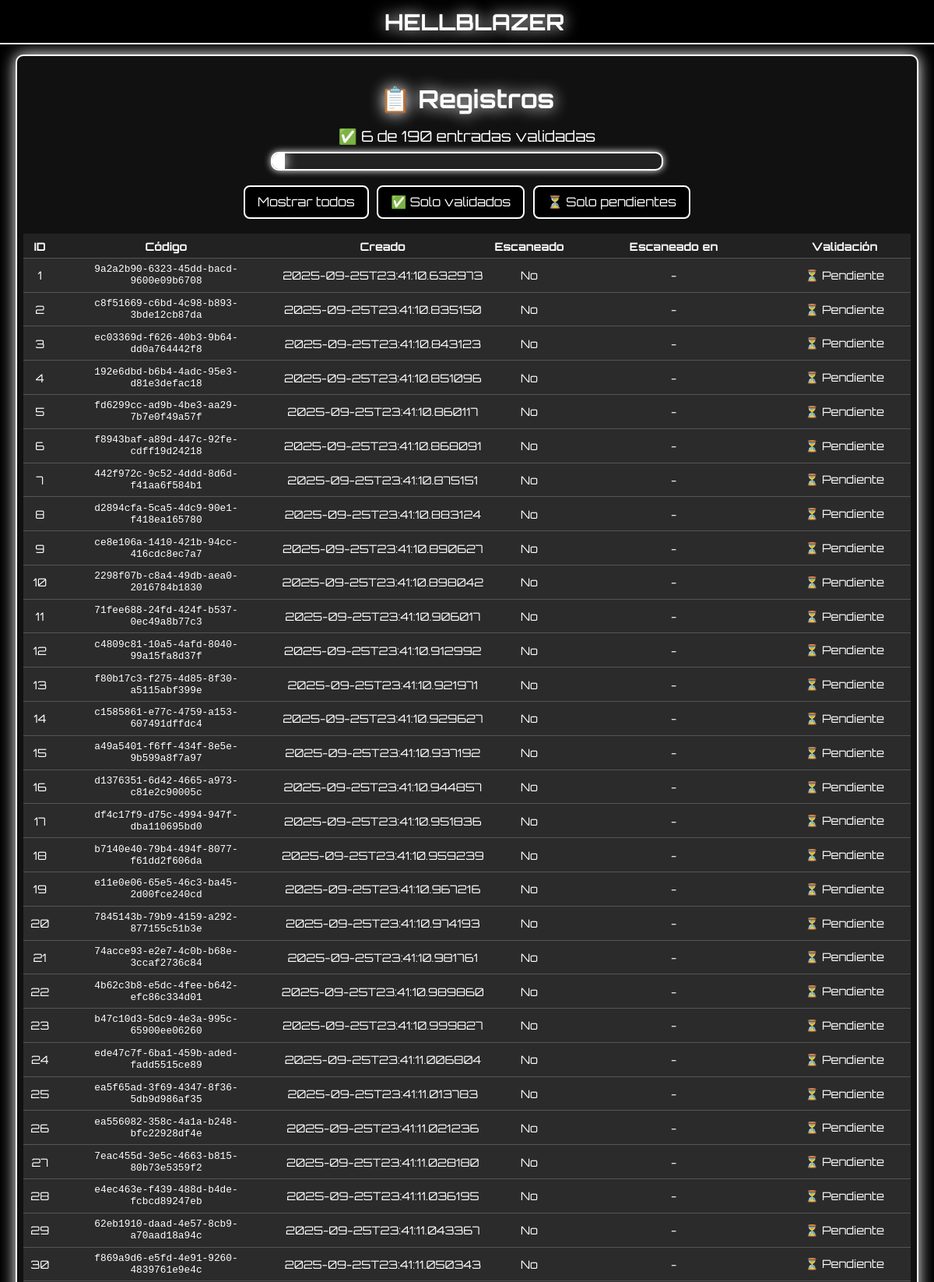
Page /list (upper part) on the committed database.
### tables this page shows
CREATE TABLE tickets (
    id INTEGER PRIMARY KEY AUTOINCREMENT,
    code TEXT UNIQUE,
    created_at TEXT,
    scanned INTEGER DEFAULT 0,
    scanned_at TEXT
);

### app.py (the view)
@app.route("/list")
def list_tickets():
    conn = get_db_connection()
    tickets = conn.execute("SELECT * FROM tickets").fetchall()
    conn.close()
    return render_template("list.html", tickets=tickets)

### app.py (called while the page is built)
def get_db_connection():
    conn = sqlite3.connect(DB_PATH)
    conn.row_factory = sqlite3.Row
    return conn

### templates/list.html (shortened to what this page needs)
<!DOCTYPE html>
<html lang="es">
<head>
</head>
<body>
  <header><h1>HELLBLAZER</h1></header>
  <div class="wrap">
    <h2>📋 Registros</h2>
    <div class="stats">
      <div class="counter">
        ✅ <span id="scanned-count">0</span> de <span id="total-count">0</span> entradas validadas
      </div>
      <div class="progress-bar">
        <div class="progress-fill" id="progress-fill"></div>
      </div>
    </div>
    <div class="filters">
      <button onclick="filterRows('all')">Mostrar todos</button>
      <button onclick="filterRows('scanned')">✅ Solo validados</button>
      <button onclick="filterRows('not')">⏳ Solo pendientes</button>
    </div>
    <table id="tickets-table">
      <thead>
        <tr>
          <th>ID</th>
          <th>Código</th>
          <th>Creado</th>
          <th>Escaneado</th>
          <th>Escaneado en</th>
          <th>Validación</th>
        </tr>
      </thead>
      <tbody>
        {% for t in tickets %}
        <tr class="{{ 'scanned' if t.scanned else 'not' }}">
          <td>{{ t.id }}</td>
          <td class="mono">{{ t.code }}</td>
          <td>{{ t.created_at }}</td>
          <td>{{ 'Sí' if t.scanned else 'No' }}</td>
          <td>{{ t.scanned_at or '-' }}</td>
          <td>{% if t.scanned %}✅ Entrada validada{% else %}⏳ Pendiente{% endif %}</td>
        </tr>
        {% endfor %}
      </tbody>
    </table>
  </div>
</body>
</html>

### templates/list.html (style rules this page uses)
body { margin:0; min-height:100vh; font-family:'Orbitron',sans-serif; color:#fff; background:#000; padding:1rem; padding-top:70px; padding-bottom:60px; }
header,footer { width:100%; position:fixed; left:0; z-index:1000; }
header { top:0; background:#000; border-bottom:2px solid #fff; text-align:center; padding:0.6rem; }
header h1 { margin:0;font-size:1.8rem;text-shadow:0 0 20px #fff; }
h2 { font-size:2rem;text-align:center;margin-bottom:1rem;text-shadow:0 0 20px #fff; }
.wrap { width:100%;max-width:95vw;margin:auto;background:#111;border:2px solid #fff;border-radius:10px;padding:.5rem;box-shadow:0 0 20px #fff;overflow-x:auto; }
table { width:100%;border-collapse:collapse;font-size:.9rem;color:#fff; }
th,td { padding:.4rem;border-bottom:1px solid #ffffff33;text-align:center; }
th { background:#222;position:sticky;top:0; }
tr.not { background:rgba(50,50,50,.8); }
.mono { font-family:monospace;font-size:.8rem; }
.stats { text-align:center; margin:1rem auto; }
.counter { font-size:1.2rem; margin-bottom:0.5rem; }
.progress-bar { width:90%; max-width:500px; height:20px; margin:0 auto; border:2px solid #fff; border-radius:10px; overflow:hidden; box-shadow:0 0 10px #fff; background:#222; }
.progress-fill { height:100%; width:0%; background:#fff; box-shadow:0 0 15px #fff; transition:width 0.5s ease; }
.filters { text-align:center; margin:1rem auto; }
.filters button { margin:0.2rem; padding:0.6rem 1rem; font-family:'Orbitron',sans-serif; font-size:1rem; border:2px solid #fff; border-radius:8px; background:#000; color:#fff; cursor:pointer; transition:all 0.3s ease; }

### rows in the picture
tickets: id "1", code "9a2a2b90-6323-45dd-bacd-9600e09b6708", created_at "2025-09-25T23:41:10.632973", scanned "No", scanned_at "-", shows "⏳ Pendiente"
tickets: id "2", code "c8f51669-c6bd-4c98-b893-3bde12cb87da", created_at "2025-09-25T23:41:10.835150", scanned "No", scanned_at "-", shows "⏳ Pendiente"
tickets: id "3", code "ec03369d-f626-40b3-9b64-dd0a764442f8", created_at "2025-09-25T23:41:10.843123", scanned "No", scanned_at "-", shows "⏳ Pendiente"
tickets: id "4", code "192e6dbd-b6b4-4adc-95e3-d81e3defac18", created_at "2025-09-25T23:41:10.851096", scanned "No", scanned_at "-", shows "⏳ Pendiente"
tickets: id "5", code "fd6299cc-ad9b-4be3-aa29-7b7e0f49a57f", created_at "2025-09-25T23:41:10.860117", scanned "No", scanned_at "-", shows "⏳ Pendiente"
tickets: id "6", code "f8943baf-a89d-447c-92fe-cdff19d24218", created_at "2025-09-25T23:41:10.868091", scanned "No", scanned_at "-", shows "⏳ Pendiente"
tickets: id "7", code "442f972c-9c52-4ddd-8d6d-f41aa6f584b1", created_at "2025-09-25T23:41:10.875151", scanned "No", scanned_at "-", shows "⏳ Pendiente"
tickets: id "8", code "d2894cfa-5ca5-4dc9-90e1-f418ea165780", created_at "2025-09-25T23:41:10.883124", scanned "No", scanned_at "-", shows "⏳ Pendiente"
tickets: id "9", code "ce8e106a-1410-421b-94cc-416cdc8ec7a7", created_at "2025-09-25T23:41:10.890627", scanned "No", scanned_at "-", shows "⏳ Pendiente"
tickets: id "10", code "2298f07b-c8a4-49db-aea0-2016784b1830", created_at "2025-09-25T23:41:10.898042", scanned "No", scanned_at "-", shows "⏳ Pendiente"
tickets: id "11", code "71fee688-24fd-424f-b537-0ec49a8b77c3", created_at "2025-09-25T23:41:10.906017", scanned "No", scanned_at "-", shows "⏳ Pendiente"
tickets: id "12", code "c4809c81-10a5-4afd-8040-99a15fa8d37f", created_at "2025-09-25T23:41:10.912992", scanned "No", scanned_at "-", shows "⏳ Pendiente"
tickets: id "13", code "f80b17c3-f275-4d85-8f30-a5115abf399e", created_at "2025-09-25T23:41:10.921971", scanned "No", scanned_at "-", shows "⏳ Pendiente"
tickets: id "14", code "c1585861-e77c-4759-a153-607491dffdc4", created_at "2025-09-25T23:41:10.929627", scanned "No", scanned_at "-", shows "⏳ Pendiente"
tickets: id "15", code "a49a5401-f6ff-434f-8e5e-9b599a8f7a97", created_at "2025-09-25T23:41:10.937192", scanned "No", scanned_at "-", shows "⏳ Pendiente"
tickets: id "16", code "d1376351-6d42-4665-a973-c81e2c90005c", created_at "2025-09-25T23:41:10.944857", scanned "No", scanned_at "-", shows "⏳ Pendiente"
tickets: id "17", code "df4c17f9-d75c-4994-947f-dba110695bd0", created_at "2025-09-25T23:41:10.951836", scanned "No", scanned_at "-", shows "⏳ Pendiente"
tickets: id "18", code "b7140e40-79b4-494f-8077-f61dd2f606da", created_at "2025-09-25T23:41:10.959239", scanned "No", scanned_at "-", shows "⏳ Pendiente"
tickets: id "19", code "e11e0e06-65e5-46c3-ba45-2d00fce240cd", created_at "2025-09-25T23:41:10.967216", scanned "No", scanned_at "-", shows "⏳ Pendiente"
tickets: id "20", code "7845143b-79b9-4159-a292-877155c51b3e", created_at "2025-09-25T23:41:10.974193", scanned "No", scanned_at "-", shows "⏳ Pendiente"
tickets: id "21", code "74acce93-e2e7-4c0b-b68e-3ccaf2736c84", created_at "2025-09-25T23:41:10.981761", scanned "No", scanned_at "-", shows "⏳ Pendiente"
tickets: id "22", code "4b62c3b8-e5dc-4fee-b642-efc86c334d01", created_at "2025-09-25T23:41:10.989860", scanned "No", scanned_at "-", shows "⏳ Pendiente"
tickets: id "23", code "b47c10d3-5dc9-4e3a-995c-65900ee06260", created_at "2025-09-25T23:41:10.999827", scanned "No", scanned_at "-", shows "⏳ Pendiente"
tickets: id "24", code "ede47c7f-6ba1-459b-aded-fadd5515ce89", created_at "2025-09-25T23:41:11.006804", scanned "No", scanned_at "-", shows "⏳ Pendiente"
tickets: id "25", code "ea5f65ad-3f69-4347-8f36-5db9d986af35", created_at "2025-09-25T23:41:11.013783", scanned "No", scanned_at "-", shows "⏳ Pendiente"
tickets: id "26", code "ea556082-358c-4a1a-b248-bfc22928df4e", created_at "2025-09-25T23:41:11.021236", scanned "No", scanned_at "-", shows "⏳ Pendiente"
tickets: id "27", code "7eac455d-3e5c-4663-b815-80b73e5359f2", created_at "2025-09-25T23:41:11.028180", scanned "No", scanned_at "-", shows "⏳ Pendiente"
tickets: id "28", code "e4ec463e-f439-488d-b4de-fcbcd89247eb", created_at "2025-09-25T23:41:11.036195", scanned "No", scanned_at "-", shows "⏳ Pendiente"
tickets: id "29", code "62eb1910-daad-4e57-8cb9-a70aad18a94c", created_at "2025-09-25T23:41:11.043367", scanned "No", scanned_at "-", shows "⏳ Pendiente"
tickets: id "30", code "f869a9d6-e5fd-4e91-9260-4839761e9e4c", created_at "2025-09-25T23:41:11.050343", scanned "No", scanned_at "-", shows "⏳ Pendiente"
